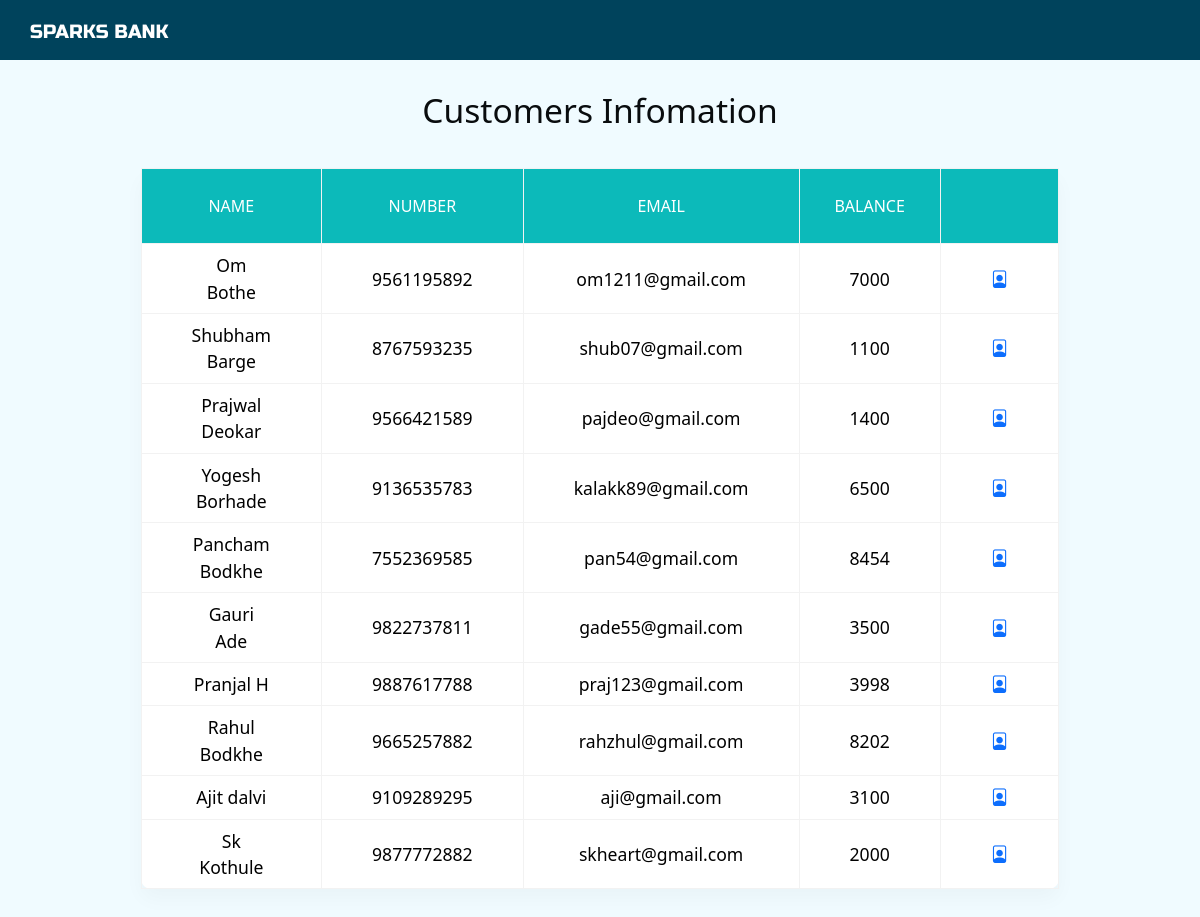
The page /view.php on the database its author committed.
### tables this page shows
CREATE TABLE IF NOT EXISTS `customer` (
  `id` INT(144) NOT NULL UNIQUE ,
  `name` VARCHAR(1000) NOT NULL,
  `number` VARCHAR(1000) not null,
  `email` VARCHAR(1000) NOT NULL UNIQUE,
  `balance` VARCHAR(10000)
);

### view.php (the view, shortened to what this page needs)
<!DOCTYPE html>
<html lang="en" dir="ltr">
  <head>
    <link href="https://cdn.jsdelivr.net/npm/bootstrap@5.0.1/dist/css/bootstrap.min.css" rel="stylesheet">
    <link rel="stylesheet" href="style.css">
    <link rel="stylesheet" href="https://maxst.icons8.com/vue-static/landings/line-awesome/line-awesome/1.3.0/css/line-awesome.min.css">
    <link rel="stylesheet" href="https://cdn.jsdelivr.net/npm/bootstrap-icons@1.5.0/font/bootstrap-icons.css">
  </head>
  <body>
    <?php include 'panel.php'; ?>
    <div class="vmain">
      <h2 class="vheading" >Customers Infomation</h2>
      <table>
        <thead>
          <tr>
            <th>Name</th>
            <th>Number</th>
            <th>Email</th>
            <th>Balance</th>
            <th></th>
          </tr>
          <tbody>
            <?php
            include 'connection.php';
            $selectquery="select * from `customer`";
            $query=mysqli_query($conn,$selectquery);
            while($res=mysqli_fetch_array($query))
            {?>
              <tr>
                <td><?php echo $res['name']; ?></td>
                <td><?php echo $res['number']; ?></td>
                <td><?php echo $res['email']; ?></td>
                <td><?php echo $res['balance']; ?></td>
                <td><a href="transfer.php?id=<?php echo $res['id']; ?>"><i class="bi bi-file-person"></i></td>
              </tr>
              <?php
            }
             ?>
          </tbody>
        </thead>
      </table>
    </div>
  </body>
</html>

### panel.php (shortened to what this page needs)
<!DOCTYPE html>
<html lang="en" dir="ltr">
  <head>
    <link rel="stylesheet" href="style.css">
  </head>
  <body>
    <nav class="navbar">
      <a href="index.php" style="text-decoration:none;"><p class="navname">SPARKS BANK</p></a>
    </nav>
  </body>
</html>

### style.css (style rules this page uses)
body { margin: 0; padding: 0; }
.navbar { height: 60px; background-color: #00435c; }
.navname { font-family: 'Russo One', sans-serif; margin-top: 10px; margin-left: 30px; font-size: 1.2em; color: #fff; }
.vmain { background-color: #f0fbff; height: 1000px; }
.vheading { text-align: center; padding-top:30px; padding-bottom: 30px; font-size: 2.1em; color: #090c0e }
table { border-collapse:collapse; background-color:#fff; box-shadow: 0 10px 20px 0 rgba(0,0,0,.03); border-radius: 10px; margin : auto; width:20%; margin-bottom: 50px; }
th,td { border:1px solid #f2f2f2; padding: 8px 50px; text-align: center; color: black; }
th { text-transform: uppercase; font-weight: 500; background-color: #0cbaba; color:white; padding: 25px 30px; }
td { font-size: 1.1em; }
.bi-file-person { background-color: #ffff; }

### rows shown on the page
customer: name "Om Bothe", number "9561195892", email "om1211@gmail.com", balance "7000"
customer: name "Shubham Barge", number "8767593235", email "shub07@gmail.com", balance "1100"
customer: name "Prajwal Deokar", number "9566421589", email "pajdeo@gmail.com", balance "1400"
customer: name "Yogesh Borhade", number "9136535783", email "kalakk89@gmail.com", balance "6500"
customer: name "Pancham Bodkhe", number "7552369585", email "pan54@gmail.com", balance "8454"
customer: name "Gauri Ade", number "9822737811", email "gade55@gmail.com", balance "3500"
customer: name "Pranjal H", number "9887617788", email "praj123@gmail.com", balance "3998"
customer: name "Rahul Bodkhe", number "9665257882", email "rahzhul@gmail.com", balance "8202"
customer: name "Ajit dalvi", number "9109289295", email "aji@gmail.com", balance "3100"
customer: name "Sk Kothule", number "9877772882", email "skheart@gmail.com", balance "2000"
